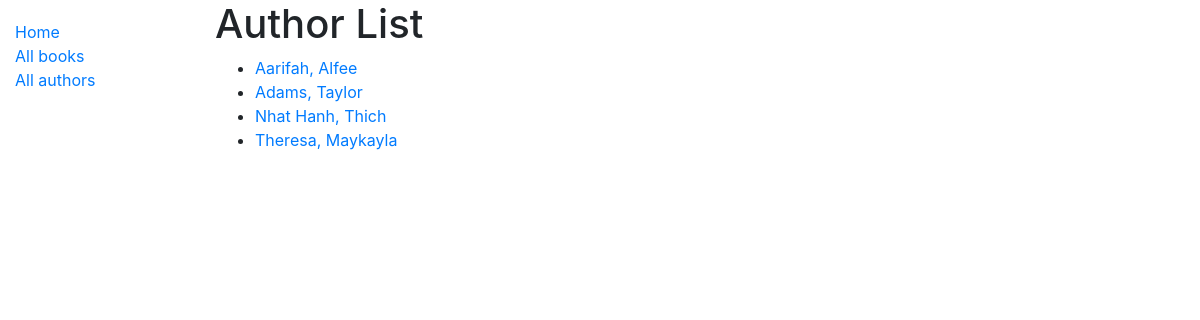
The page /catalog/author/ on the database as committed earlier.
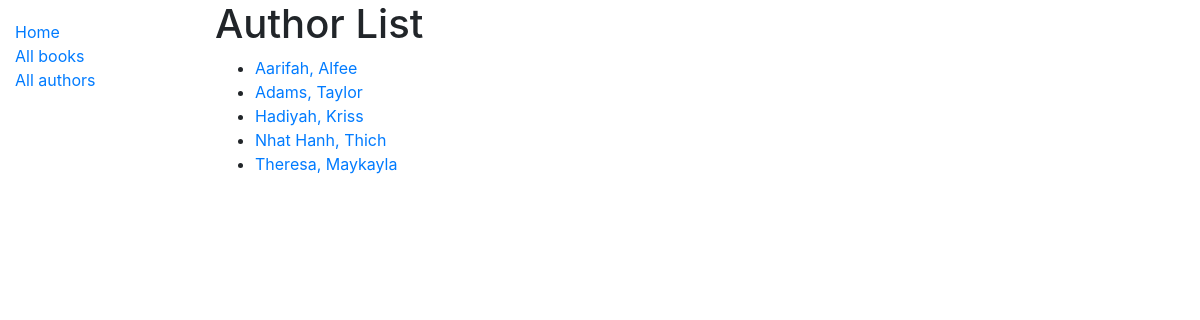
The same page on the database as committed later.
### catalog/models.py (models this page shows)
class Author(models.Model):
    first_name = models.CharField(max_length=100)
    last_name = models.CharField(max_length=100)
    date_of_birth = models.DateField(null=True, blank=True)
    date_of_death = models.DateField('Died', null=True, blank=True)
    class Meta:
        ordering = ['last_name', 'first_name']
    def get_absolute_url(self):
        return reverse('author-detail', args=[str(self.id)])
    def __str__(self):
        return f'{self.last_name}, {self.first_name}'

### catalog/views.py (the view)
# urls.py: path('author/', views.AuthorListView.as_view(), name='author'),
class AuthorListView(generic.ListView):
    model = Author

### catalog/templates/catalog/author_list.html
{% extends "base_generic.html" %}
{% block content %}
<h1>Author List</h1>
{% if author_list %}
  <ul>
  {% for author in author_list %}
    <li>
      <a href="{{ author.get_absolute_url }}">{{ author }}</a>
    </li>
  {% endfor %}
 </ul>
{% else %}
  <p>There are no authors available.</p>
{% endif %}
{% endblock %}

Rows that differ between the two databases and show on the page:
added Author: last_name+first_name "Hadiyah, Kriss"
